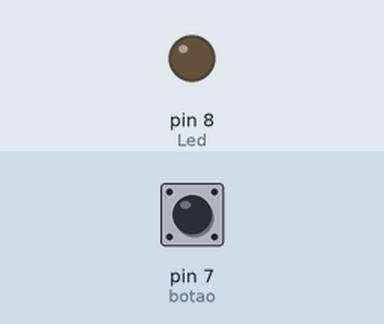
This sketch was run on a simulated Arduino Uno, built with avr-gcc and run on an emulated ATmega328P. Shown: output pins drawn as LEDs (lit = HIGH). The test bench sets the inputs (shaded band); at power-on: pin 7 (botao) LOW.

Above: at 1.2 s.
1.3 s: pin 7 (botao) pulled HIGH for 0.15 s
At 1.37 s:
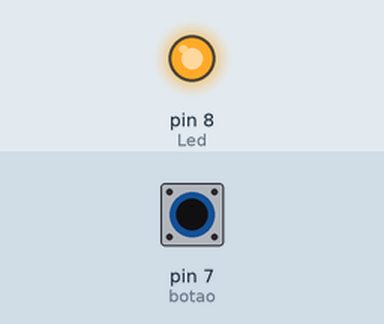
2.9 s: pin 7 (botao) pulled HIGH for 3.2 s
At 7.2 s:
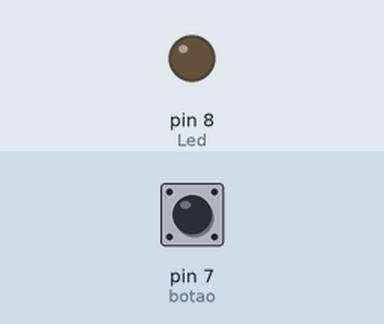
Timing chart, 0 to 8.7 s (numbered marks = the images above; inputs shaded):
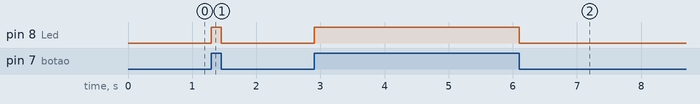

The sketch:

Codigo-Fonte_Projeto_5.1.ino
```cpp
int botao = 7, Led = 8;

void setup() {
  pinMode(botao,INPUT);
  pinMode(Led,OUTPUT);
  Serial.begin(9600);
}

void loop() {
  int estado = digitalRead(botao);

  if(estado == HIGH ){
    digitalWrite(Led,HIGH);
  }
  else{
    digitalWrite(Led,LOW);
  }

}
```

Measured:
- after the input at 1.3 s, pin 8 (Led): LOW → HIGH at once, → LOW 0.15 s later
- after the input at 2.9 s, pin 8 (Led): LOW → HIGH at once, → LOW 3.2 s later
